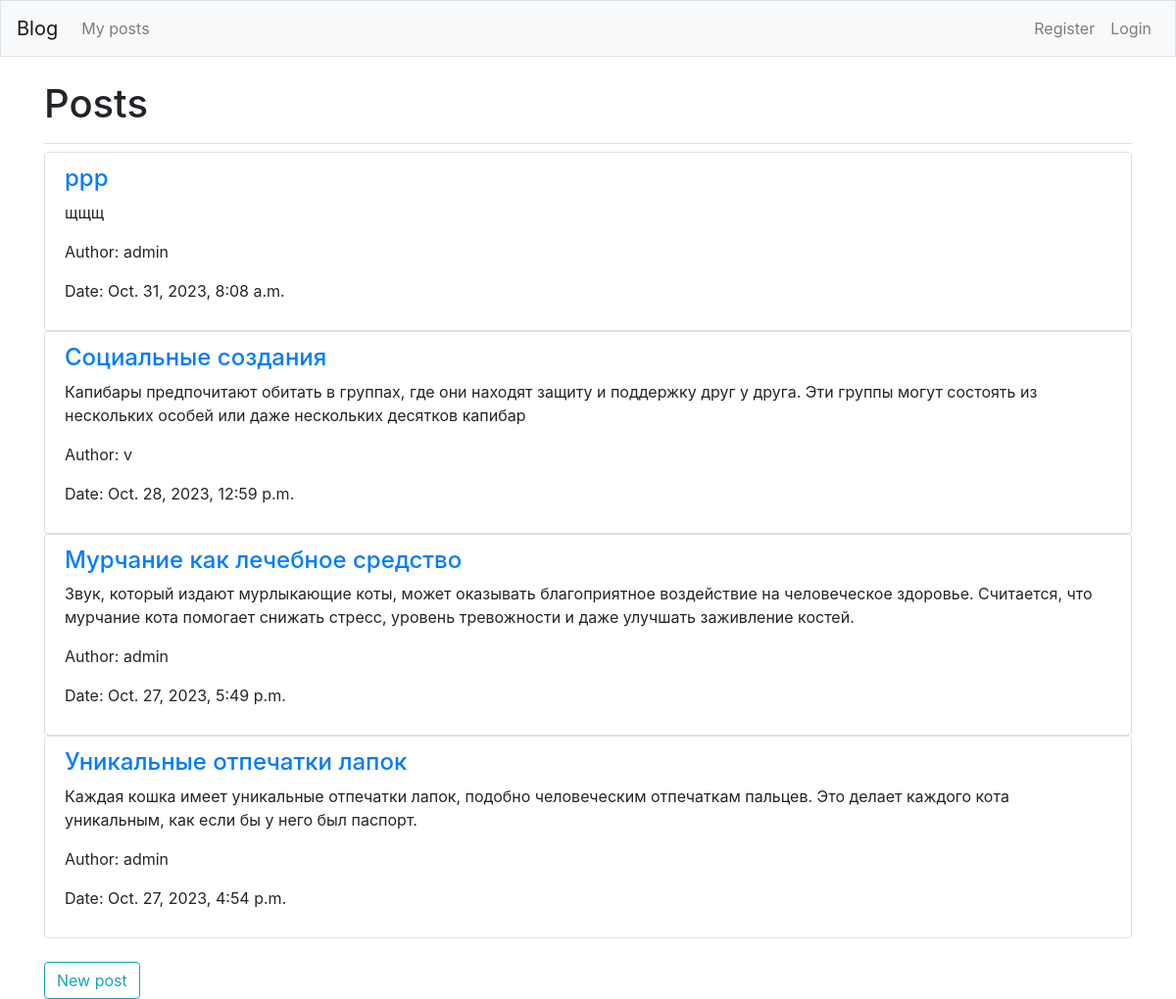
Before: / with the older database file.
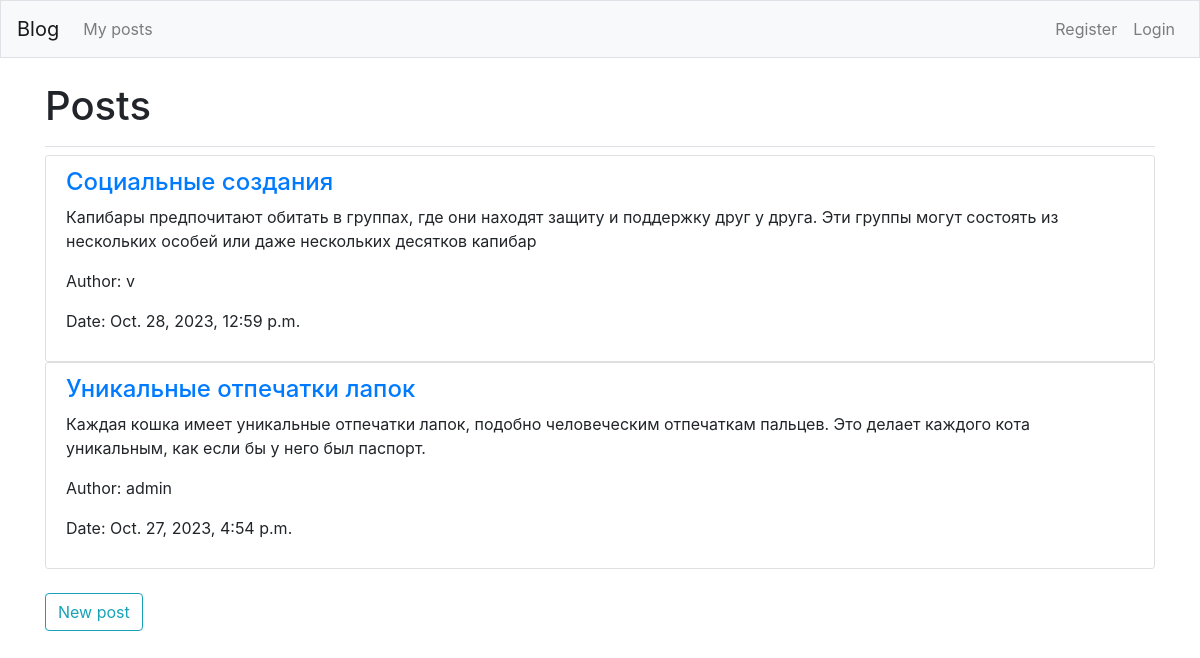
After: the same page with the newer database file.
### blogs/models.py (models this page shows, shortened)
class BlogPost(models.Model):
    title = models.CharField(max_length=200)
    text = models.TextField()
    date_added = models.DateTimeField(auto_now_add=True)
    author = models.ForeignKey(User, on_delete=models.CASCADE)

### blogs/views.py (the view)
# urls.py: path('', views.home, name='home'),
def home(request):
    posts = BlogPost.objects.order_by('-date_added')
    return render(request, 'blogs/home.html', {'posts': posts})

### blogs/templates/blogs/home.html
{% extends "blogs/base.html" %}
{% load bootstrap4 %}
{% block page_header %}
    <h1>Posts</h1>
{% endblock page_header %}
{% block content %}
    {% for post in posts %}
        <div class="card" style="width: 100%;">
            <ul class="list-group list-group-flush">
                <li class="list-group-item">
                    <a href="{% url 'blogs:post_details' post.id %}">
                        <h4>{{ post.title }}</h4>
                    </a>
                    <p>{{ post.text }}</p>
                    <p>Author: {{ post.author }}</p>
                    <p>Date: {{ post.date_added }}</p>
                </li>
            </ul>
        </div>
    {% empty %}
        <li><h4>No post</h4></li>
    {% endfor %}
    <br>
    <a class="btn btn-outline-info" href="{% url 'blogs:new_post' %}">New post</a>
{% endblock content %}

### blogs/templates/blogs/base.html (shortened to what this page needs)
{% load bootstrap4 %}
<!doctype html>
<html lang="en">
<head>
    {% bootstrap_css %}
</head>
<body>
<nav class="navbar navbar-expand-md navbar-light bg-light mb-4 border">
    <a class="navbar-brand" href="{% url 'blogs:home' %}">Blog</a>
    <div class="collapse navbar-collapse" id="navbarCollapse">
        <ul class="navbar-nav mr-auto">
            <li class="nav-item">
                <a class="nav-link" href="{% url 'blogs:my_posts' %}">My posts</a>
            </li>
        </ul>
        <ul class="navbar-nav ml-auto">
            {% if user.is_authenticated %}
                <li class="nav-item">
                    <span class="navbar-text"> Hello, {{ user.username }}.</span>
                </li>
                <li class="nav-item">
                    <a class="nav-link" href="{% url 'users:logout' %}">Exit</a>
                </li>
            {% else %}
                <li class="nav-item">
                    <a class="nav-link" href="{% url 'users:register' %}">Register</a>
                </li>
                <li class="nav-item">
                    <a class="nav-link" href="{% url 'users:login' %}">Login</a>
                </li>
            {% endif %}
        </ul>
    </div>
</nav>
<main role="main" class="container">
    <div class="pb-2 mb-2 border-bottom">
        {% block page_header %}{% endblock page_header %}
    </div>
    <div>
        {% block content %}{% endblock content %}
    </div>
</main>
</body>
</html>

Changed rows visible on the page:
removed BlogPost: title "ррр", text "щщщ", author "admin", date_added "Oct. 31, 2023, 8:08 a.m."
removed BlogPost: title "Мурчание как лечебное средство", text "Звук, который издают мурлыкающие коты, может оказывать благоприятное воздействие на человеческое здоровье. Считается, что мурчание кота помогает снижать стресс, уровень тревожности и даже улучшать заживление костей.", author "admin", date_added "Oct. 27, 2023, 5:49 p.m."
